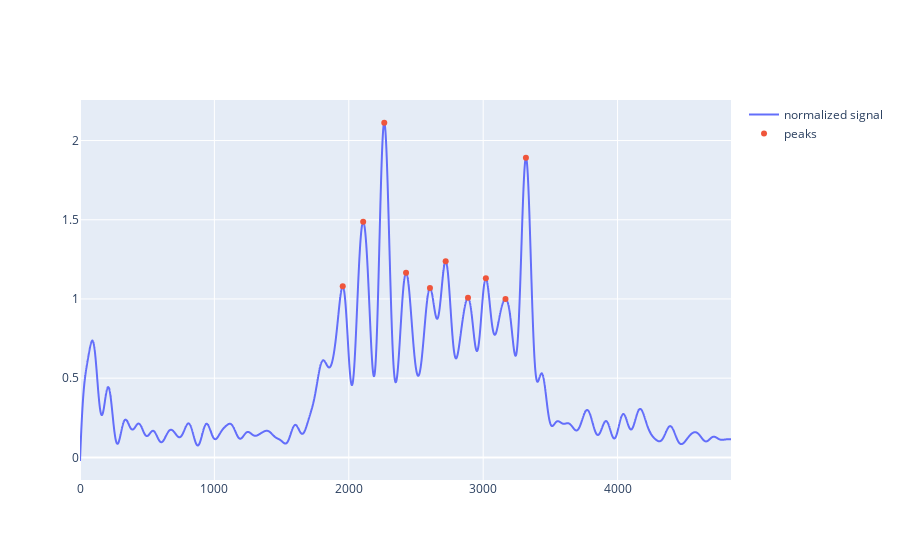

The cell this chart's notebook holds for it:
### Code cell
fig = go.Figure()

fig.add_trace(go.Scatter(
            y = filtered_df['norm'],
            line =  dict(shape =  'spline' ),
            name = 'normalized signal')
            )
fig.add_trace(go.Scatter(
            x = peaks[0],
            y = filtered_df.loc[peaks[0]]['norm'],
            mode =  'markers',
            name = 'peaks')
            )

### Figure 1 — Plotly figure (JSON) as saved in the notebook; plotly's stock layout.template omitted (floating-point values rounded to 4 significant figures; data arrays with more than 128 entries replaced by an {"elided": "..."} marker saying what was removed)
{"data": [{"line": {"shape": "spline"}, "name": "normalized signal", "type": "scatter", "y": {"elided": "4845 float values"}}, {"mode": "markers", "name": "peaks", "type": "scatter", "x": [1955, 2107, 2264, 2426, 2604, 2721, 2887, 3020, 3166, 3318], "y": [1.08, 1.487, 2.112, 1.166, 1.07, 1.238, 1.007, 1.13, 0.9991, 1.891]}], "layout": {}}
